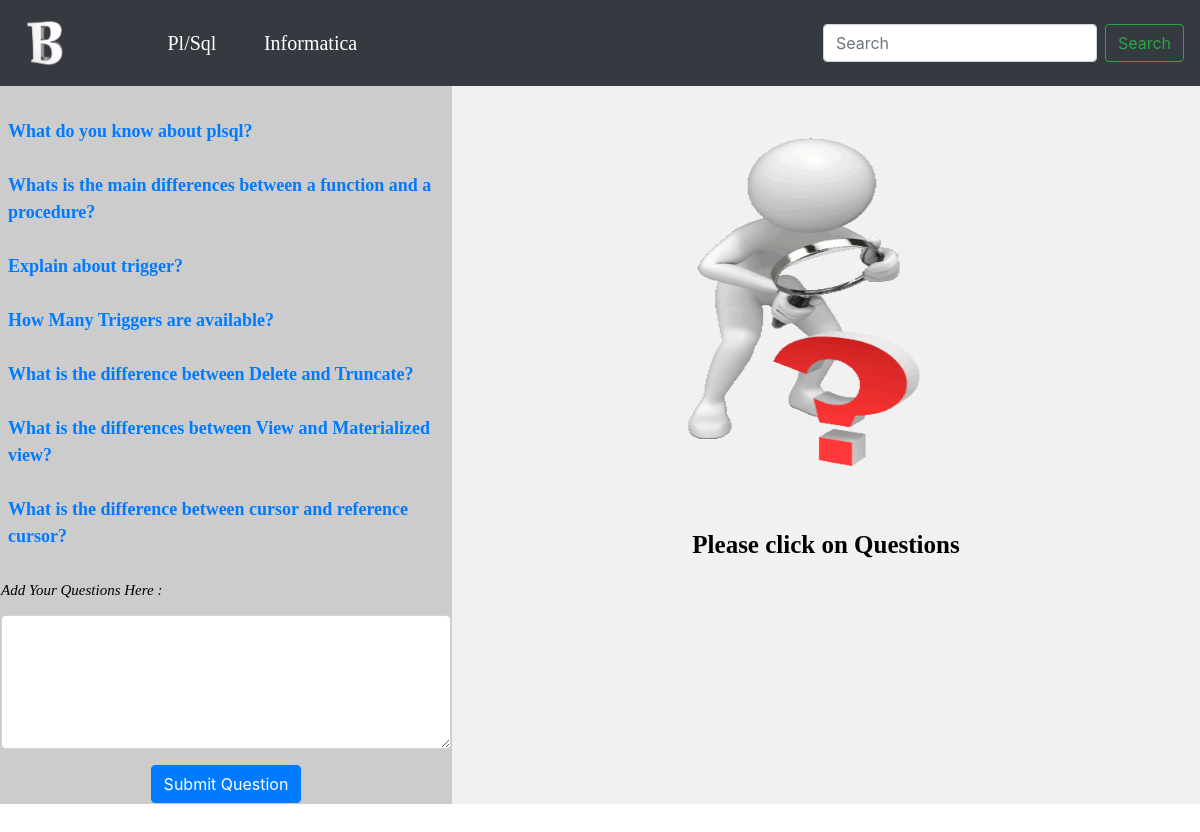
/plsql/, run on the app's committed database.
### UI/models.py (models this page shows, shortened)
class plsql_details(models.Model):
    Question=models.TextField(max_length=1000)
    Answer=models.TextField(max_length=10000)
    Email=models.EmailField()
    def get_absolute_url(self):
        print('hitted first one')
        return reverse("answers",kwargs={'id':self.id})

### UI/views.py (the view)
# urls.py: path('plsql/',views.plsql,name='plsql'),
def plsql(request):
    print('printing the details')
    details=plsql_details.objects.all()
    print('details')
    flag='True'
    return render(request,'UI/plsql.html',{'details':details,'flag':flag})

### templates/UI/plsql.html (shortened to what this page needs)
{% extends 'UI/header.html'%}
{%load staticfiles%}
{%block content%}
<head>
<link rel="stylesheet" href="{%static '/CSS/Home.CSS'%}">
</head>
<body>
<section >
  <nav >
    {% if details%}&nbsp&nbsp
    <ul>
      {%for detail in details%}
        <li><a href="{{ detail.get_absolute_url }}" > {{detail.Question}}</a></li>
      {%endfor%}
    </ul>
    {%else%}
     <h2>No Questions are available</h2>
    {%endif%}
      <form method="post" action="{% url 'question_submit'%}">
        <div class="form-group">
            <label for="exampleFormControlTextarea1"><h4 class="text" align="center">Add Your Questions Here :</h4></label>
            <textarea name="question" class="form-control" id="exampleFormControlTextarea1" rows="5" cols="1"></textarea>
        </div>
            <div align="center">
            <button class="btn btn-primary" type="submit"> Submit Question </button>
        </div>
      </form>
  </nav>
  <article>
            {%if flag%}
            <div class="container" align="center">
            <img align="center" src="{% static "images/qu.gif"%}" border="5" height="400" width="350">
                </div>
            <h1 align="center"  >Please click on Questions</h1>
            {%endif%}
  </article>
</section>
</body>
{%endblock%}

### templates/UI/header.html (shortened to what this page needs)
<!DOCTYPE html>
{%load staticfiles%}
<html lang="en">
<head>
    <link rel="stylesheet" href="https://stackpath.bootstrapcdn.com/bootstrap/4.1.3/css/bootstrap.min.css"
>
 <link rel="stylesheet" href="{%static '/CSS/Home.css'%}">
</head>
<body>
<nav class="navbar navbar-expand-lg navbar-dark bg-dark">
  <a class="navbar-brand" href="/home/"><img  src="{% static "images/bi.png"%}"  border="5" height="60" width="60"></a>
  <div class="collapse navbar-collapse" id="navbarSupportedContent">
    <ul class="navbar-nav mr-auto">
      <li class="nav-item active">
        <a class="nav-link" href="/plsql/">Pl/Sql <span class="sr-only">(current)</span></a>
      </li>&nbsp&nbsp&nbsp&nbsp&nbsp&nbsp&nbsp
        <li class="nav-item active">
        <a class="nav-link" href="#">Informatica <span class="sr-only">(current)</span></a>
      </li>
    </ul>
    <form class="form-inline my-2 my-lg-0" method="post" action="/search/">
      <input class="form-control mr-sm-2" name="inps" type="search" placeholder="Search" aria-label="Search">
      <button class="btn btn-outline-success my-2 my-sm-0" type="submit">Search</button>
    </form>
  </div>
</nav>
{%block content%}
{%endblock%}
</body>
</html>

### data on the page
plsql_details: Question "What do you know about plsql?"
plsql_details: Question "Whats is the main differences between a function and a procedure?"
plsql_details: Question "Explain about trigger?"
plsql_details: Question "How Many Triggers are available?"
plsql_details: Question "What is the difference between Delete and Truncate?"
plsql_details: Question "What is the differences between View and Materialized view?"
plsql_details: Question "What is the difference between cursor and reference cursor?"
